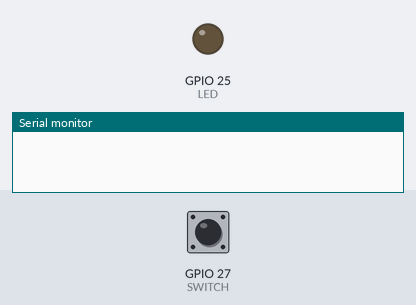
Bench run of a program on a simulated ESP32. Parts: output pins drawn as LEDs (lit = HIGH), the last lines printed to the serial monitor. The inputs (shaded band) are chosen by the test bench; at power-on: GPIO 27 (SWITCH) HIGH.

Above: at 1.7 s.
1.8 s: GPIO 27 (SWITCH) pulled LOW for 0.15 s
At 1.96 s:
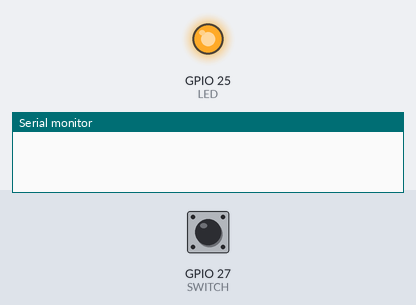
3.5 s: GPIO 27 (SWITCH) pulled LOW for 3.2 s
At 7.9 s:
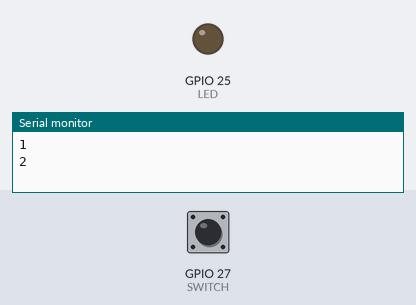
Timing chart, 0 to 9.4 s (numbered marks = the images above; inputs shaded):
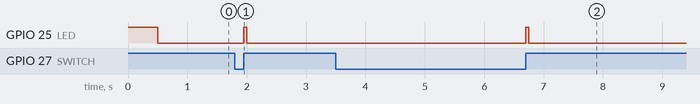

Measured:
- after the input at 1.8 s, GPIO 25 (LED): LOW → HIGH after 0.15 s, → LOW 0.05 s later
- after the input at 3.5 s, GPIO 25 (LED): LOW → HIGH after 3.2 s, → LOW 0.05 s later

The program:

main.cpp
```cpp
#include <Arduino.h>

#define SWITCH 27
#define LED 25

int press_count = 0;
int last_press_count = 0;
boolean button_pressed = false;

void IRAM_ATTR ISR();

void setup() {

  attachInterrupt(SWITCH, ISR, RISING);
  pinMode(LED,OUTPUT);
  digitalWrite(LED,HIGH);
  delay(500);
  digitalWrite(LED,LOW);
  Serial.begin(115200);

}

void loop() {
  if (button_pressed) {
    digitalWrite(LED,HIGH);
    delay(50);
    digitalWrite(LED,LOW);
    button_pressed = false;
  }
  if (press_count != last_press_count) {
    Serial.println(press_count);
    last_press_count = press_count;
  }

}

void IRAM_ATTR ISR() {
  press_count++;
  button_pressed = true;
}
```
